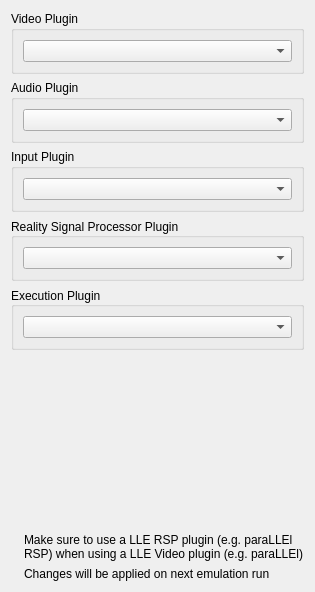
         <widget class="QWidget" name="pluginsTab">
          <attribute name="title">
           <string>Plugins</string>
          </attribute>
          <layout class="QVBoxLayout" name="verticalLayout_15">
           <item>
            <widget class="QGroupBox" name="groupBox_25">
             <property name="title">
              <string>Video Plugin</string>
             </property>
             <layout class="QHBoxLayout" name="horizontalLayout_62">
              <item>
               <widget class="QComboBox" name="videoPluginsComboBox">
                <property name="sizePolicy">
                 <sizepolicy hsizetype="Expanding" vsizetype="Fixed">
                  <horstretch>0</horstretch>
                  <verstretch>0</verstretch>
                 </sizepolicy>
                </property>
               </widget>
              </item>
             </layout>
            </widget>
           </item>
           <item>
            <widget class="QGroupBox" name="groupBox_24">
             <property name="title">
              <string>Audio Plugin</string>
             </property>
             <layout class="QHBoxLayout" name="horizontalLayout_61">
              <item>
               <widget class="QComboBox" name="audioPluginsComboBox">
                <property name="sizePolicy">
                 <sizepolicy hsizetype="Expanding" vsizetype="Fixed">
                  <horstretch>0</horstretch>
                  <verstretch>0</verstretch>
                 </sizepolicy>
                </property>
               </widget>
              </item>
             </layout>
            </widget>
           </item>
           <item>
            <widget class="QGroupBox" name="groupBox_23">
             <property name="title">
              <string>Input Plugin</string>
             </property>
             <layout class="QHBoxLayout" name="horizontalLayout_60">
              <item>
               <widget class="QComboBox" name="inputPluginsComboBox">
                <property name="sizePolicy">
                 <sizepolicy hsizetype="Expanding" vsizetype="Fixed">
                  <horstretch>0</horstretch>
                  <verstretch>0</verstretch>
                 </sizepolicy>
                </property>
               </widget>
              </item>
             </layout>
            </widget>
           </item>
           <item>
            <widget class="QGroupBox" name="groupBox_22">
             <property name="title">
              <string>Reality Signal Processor Plugin</string>
             </property>
             <property name="alignment">
              <set>Qt::AlignmentFlag::AlignLeading|Qt::AlignmentFlag::AlignLeft|Qt::AlignmentFlag::AlignVCenter</set>
             </property>
             <property name="flat">
              <bool>false</bool>
             </property>
             <property name="checkable">
              <bool>false</bool>
             </property>
             <layout class="QHBoxLayout" name="horizontalLayout_59">
              <item>
               <widget class="QComboBox" name="rspPluginsComboBox">
                <property name="sizePolicy">
                 <sizepolicy hsizetype="Expanding" vsizetype="Fixed">
                  <horstretch>0</horstretch>
                  <verstretch>0</verstretch>
                 </sizepolicy>
                </property>
               </widget>
              </item>
             </layout>
            </widget>
           </item>
           <item>
            <widget class="QGroupBox" name="groupBox_35">
             <property name="title">
              <string>Execution Plugin</string>
             </property>
             <property name="alignment">
              <set>Qt::AlignLeading|Qt::AlignLeft|Qt::AlignVCenter</set>
             </property>
             <property name="flat">
              <bool>false</bool>
             </property>
             <property name="checkable">
              <bool>false</bool>
             </property>
             <property name="visible">
              <bool>false</bool>
             </property>
             <layout class="QHBoxLayout" name="horizontalLayout_71">
              <item>
               <widget class="QComboBox" name="executionPluginsComboBox">
                <property name="sizePolicy">
                 <sizepolicy hsizetype="Expanding" vsizetype="Fixed">
                  <horstretch>0</horstretch>
                  <verstretch>0</verstretch>
                 </sizepolicy>
                </property>
               </widget>
              </item>
             </layout>
            </widget>
           </item>
           <item>
            <spacer name="verticalSpacer_11">
             <property name="orientation">
              <enum>Qt::Orientation::Vertical</enum>
             </property>
             <property name="sizeHint" stdset="0">
              <size>
               <width>20</width>
               <height>177</height>
              </size>
             </property>
            </spacer>
           </item>
           <item>
            <layout class="QHBoxLayout" name="emulationInfoLayout_4">
             <item>
              <widget class="QLabel" name="infoIconLabel_6">
               <property name="sizePolicy">
                <sizepolicy hsizetype="Minimum" vsizetype="Preferred">
                 <horstretch>0</horstretch>
                 <verstretch>0</verstretch>
                </sizepolicy>
               </property>
               <property name="text">
                <string/>
               </property>
               <property name="pixmap">
                <pixmap>:/newPrefix/Resource/Info.ico</pixmap>
               </property>
               <property name="wordWrap">
                <bool>false</bool>
               </property>
              </widget>
             </item>
             <item>
              <widget class="QLabel" name="label_64">
               <property name="sizePolicy">
                <sizepolicy hsizetype="Expanding" vsizetype="Minimum">
                 <horstretch>0</horstretch>
                 <verstretch>0</verstretch>
                </sizepolicy>
               </property>
               <property name="midLineWidth">
                <number>1</number>
               </property>
               <property name="text">
                <string>Make sure to use a LLE RSP plugin (e.g. paraLLEl RSP) when using a LLE Video plugin (e.g. paraLLEl)</string>
               </property>
               <property name="textFormat">
                <enum>Qt::TextFormat::PlainText</enum>
               </property>
               <property name="wordWrap">
                <bool>true</bool>
               </property>
              </widget>
             </item>
            </layout>
           </item>
           <item>
            <layout class="QHBoxLayout" name="emulationInfoLayout_1">
             <item>
              <widget class="QLabel" name="infoIconLabel_2">
               <property name="sizePolicy">
                <sizepolicy hsizetype="Minimum" vsizetype="Preferred">
                 <horstretch>0</horstretch>
                 <verstretch>0</verstretch>
                </sizepolicy>
               </property>
               <property name="text">
                <string/>
               </property>
               <property name="pixmap">
                <pixmap>:/newPrefix/Resource/Info.ico</pixmap>
               </property>
               <property name="wordWrap">
                <bool>false</bool>
               </property>
              </widget>
             </item>
             <item>
              <widget class="QLabel" name="label_63">
               <property name="sizePolicy">
                <sizepolicy hsizetype="Expanding" vsizetype="Minimum">
                 <horstretch>0</horstretch>
                 <verstretch>0</verstretch>
                </sizepolicy>
               </property>
               <property name="midLineWidth">
                <number>1</number>
               </property>
               <property name="text">
                <string>Changes will be applied on next emulation run</string>
               </property>
               <property name="textFormat">
                <enum>Qt::TextFormat::PlainText</enum>
               </property>
              </widget>
             </item>
            </layout>
           </item>
          </layout>
         </widget>
